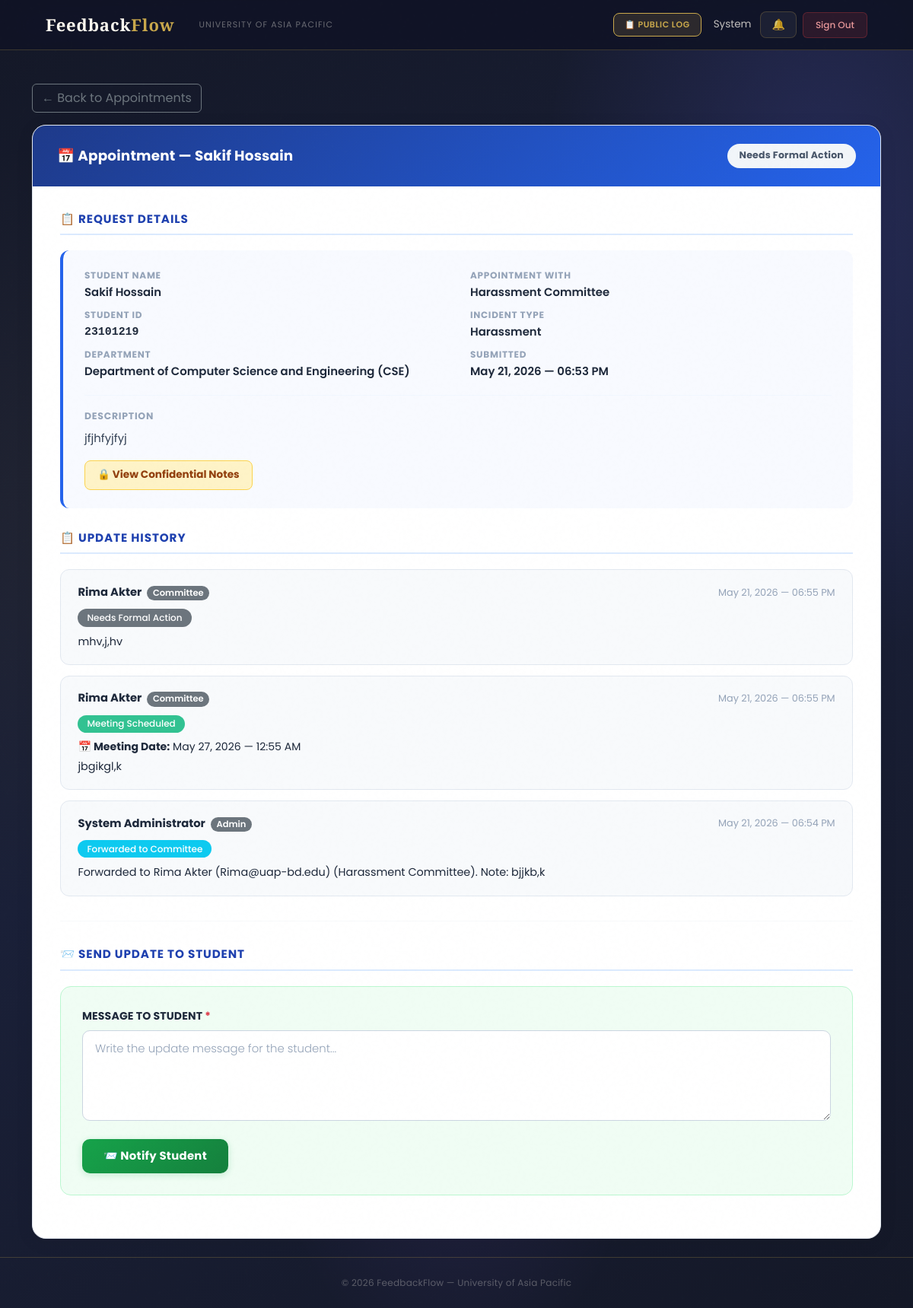
The app's page /dashboard/appointments/7/ (signed in) with its own data.
### users/models.py (models this page shows, shortened)
class User(AbstractBaseUser, PermissionsMixin):
    ROLE_CHOICES = (
        ('Student',   'Student'),
        ('Faculty',   'Faculty'),
        ('HOD',       'Head of Department'),
        ('Staff',     'Staff'),
        ('DAO',       'Dean of Administration Office'),
        ('Admin',     'Administrator'),
        ('Committee', 'Committee Member'),
    )
    DEPARTMENT_CHOICES = (
        ('DBA',          'Department of Business Administration'),
        ('CSE',          'Department of Computer Science and Engineering'),
        ('CE',           'Department of Civil Engineering'),
        ('EEE',          'Department of Electrical and Electronic Engineering'),
        ('Pharmacy',     'Department of Pharmacy'),
        ('Law',          'Department of Law and Human Rights'),
        ('English',      'Department of English'),
        ('Architecture', 'Department of Architecture'),
    )
    COMMITTEE_TYPE_CHOICES = (
        ('Harassment Committee', 'Harassment Committee'),
        ('Proctorial Committee', 'Proctorial Committee'),
    )
    email          = models.EmailField(unique=True, max_length=255)
    full_name      = models.CharField(max_length=150)
    role           = models.CharField(max_length=20, choices=ROLE_CHOICES)
    department     = models.CharField(max_length=100, choices=DEPARTMENT_CHOICES, null=True, blank=True)
    student_id     = models.CharField(max_length=50, unique=True, null=True, blank=True)
    committee_type = models.CharField(max_length=50, choices=COMMITTEE_TYPE_CHOICES, null=True, blank=True)
    is_active      = models.BooleanField(default=True)
    is_staff       = models.BooleanField(default=False)
    created_at     = models.DateTimeField(auto_now_add=True)
    updated_at     = models.DateTimeField(auto_now=True)
    USERNAME_FIELD  = 'email'
    REQUIRED_FIELDS = ['full_name']
    objects = UserManager()
    class Meta:
        verbose_name        = 'User'
        verbose_name_plural = 'Users'
        ordering            = ['-created_at']
    def get_short_name(self):
        return self.full_name.split()[0] if self.full_name else self.email

class Appointment(models.Model):
    STATUS_CHOICES = [
        ('Pending',                'Pending'),
        ('Forwarded to Committee', 'Forwarded to Committee'),
        ('Meeting Scheduled',      'Meeting Scheduled'),
        ('Rejected by Committee',  'Rejected by Committee'),
        ('Resolved Informally',    'Resolved Informally'),    # NEW
        ('Needs Formal Action',    'Needs Formal Action'),    # NEW
        ('Closed',                 'Closed'),
    ]
    OUTCOME_CHOICES = [
        ('Pending',             'Pending — No outcome yet'),
        ('Resolved Informally', 'Resolved Informally — Case closed'),
        ('Needs Formal Action', 'Needs Formal Action — Student should file complaint'),
    ]
    DEPARTMENT_CHOICES = (
        ('DBA',          'Department of Business Administration (DBA)'),
        ('CSE',          'Department of Computer Science and Engineering (CSE)'),
        ('CE',           'Department of Civil Engineering (CE)'),
        ('EEE',          'Department of Electrical and Electronic Engineering (EEE)'),
        ('Pharmacy',     'Department of Pharmacy'),
        ('Law',          'Department of Law and Human Rights'),
        ('English',      'Department of English'),
        ('Architecture', 'Department of Architecture'),
    )
    COMMITTEE_CHOICES = [
        ('Harassment Committee', 'Harassment Committee'),
        ('Proctorial Committee', 'Proctorial Committee'),
    ]
    INCIDENT_TYPE_CHOICES = [
        ('Harassment',      'Harassment'),
        ('Bullying',        'Bullying'),
        ('Discrimination',  'Discrimination'),
        ('Faculty Misconduct', 'Faculty Misconduct'),
        ('Mental Pressure', 'Mental Pressure'),
        ('Abuse',           'Abuse'),
        ('Other',           'Other'),
    ]
    student          = models.ForeignKey('User', on_delete=models.CASCADE, related_name='appointments')
    name             = models.CharField(max_length=100)
    roll_number      = models.CharField(max_length=20)
    appointment_with = models.CharField(max_length=50, choices=COMMITTEE_CHOICES, default='Harassment Committee')
    department       = models.CharField(max_length=100, choices=DEPARTMENT_CHOICES)
    incident_type    = models.CharField(max_length=50, choices=INCIDENT_TYPE_CHOICES, default='Other')
    description      = models.TextField()
    meeting_location = models.CharField(max_length=200, blank=True, null=True,
        help_text='e.g. Room 204, Admin Block / Google Meet link')
    outcome          = models.CharField(max_length=30, choices=OUTCOME_CHOICES, default='Pending')
    converted_to_complaint = models.ForeignKey(
        'complaints.Complaint',
        on_delete=models.SET_NULL,
        null=True, blank=True,
        related_name='from_appointment'
    )
    TYPE_CHOICES = [
        ('Appointment', 'Appointment'),
        ('Direct Complaint', 'Direct Complaint'),
    ]
    type = models.CharField(
        max_length=20,
        choices=TYPE_CHOICES,
        default='Appointment'
    )
    status     = models.CharField(max_length=50, choices=STATUS_CHOICES, default='Pending')
    created_at = models.DateTimeField(auto_now_add=True)
    class Meta:
        ordering            = ['-created_at']
        verbose_name        = 'Appointment'
        verbose_name_plural = 'Appointments'

class AppointmentUpdate(models.Model):
    STATUS_CHOICES = [
        ('Pending',                'Pending'),
        ('Forwarded to Committee', 'Forwarded to Committee'),
        ('Meeting Scheduled',      'Meeting Scheduled'),
        ('Rejected by Committee',  'Rejected by Committee'),
        ('Resolved Informally',    'Resolved Informally'),
        ('Needs Formal Action',    'Needs Formal Action'),
        ('Closed',                 'Closed'),
    ]
    appointment  = models.ForeignKey('Appointment', on_delete=models.CASCADE, related_name='updates')
    updated_by   = models.ForeignKey('User', on_delete=models.CASCADE, related_name='appointment_updates')
    message      = models.TextField()
    meeting_date = models.DateTimeField(null=True, blank=True)
    status       = models.CharField(max_length=50, choices=STATUS_CHOICES, null=True, blank=True)
    created_at   = models.DateTimeField(auto_now_add=True)
    class Meta:
        ordering = ['-created_at']

### users/views.py (the view, shortened to what this page needs)
# urls.py: path('dashboard/appointments/<int:appointment_id>/',   views.admin_appointment_detail,     name='admin_appointment_detail'),
@login_required
def admin_appointment_detail(request, appointment_id):
    if request.user.role != 'Admin':
        messages.error(request, 'Access denied.')
        return redirect('login')
    from .forms import AdminForwardForm, AdminStudentUpdateForm
    from .models import AppointmentUpdate
    appointment  = get_object_or_404(Appointment, id=appointment_id)
    updates      = AppointmentUpdate.objects.filter(appointment=appointment)
    forward_form = AdminForwardForm(committee_type=appointment.appointment_with)
    student_form = AdminStudentUpdateForm()
    context = {
        'appointment':  appointment,
        'updates':      updates,
        'forward_form': forward_form,
        'student_form': student_form,
        'page_title':   'Appointment Detail',
    }
    return render(request, 'users/admin_appointment_detail.html', context)

### users/forms.py
class AdminForwardForm(forms.Form):
    committee_member = forms.ModelChoiceField(
        queryset=None,
        label='Select Committee Member',
        widget=forms.Select(attrs={'class': 'form-select'})
    )
    note = forms.CharField(
        label='Note to Committee',
        widget=forms.Textarea(attrs={
            'class': 'form-control',
            'rows': 3,
            'placeholder': 'Add context or instructions for the committee...'
        })
    )
    def __init__(self, *args, committee_type=None, **kwargs):
        super().__init__(*args, **kwargs)
        if committee_type:
            self.fields['committee_member'].queryset = User.objects.filter(
                role='Committee',
                committee_type=committee_type,
                is_active=True
            )
        else:
            self.fields['committee_member'].queryset = User.objects.filter(
                role='Committee',
                is_active=True
            )

class AdminStudentUpdateForm(forms.Form):
    message = forms.CharField(
        label='Message to Student',
        widget=forms.Textarea(attrs={
            'class': 'form-control',
            'rows': 4,
            'placeholder': 'Write the update message for the student...'
        })
    )

### users/context_processors.py (called while the page is built)
def notifications_count(request):
    if request.user.is_authenticated:
        from users.models import Notification, Announcement
        count = Notification.objects.filter(
            recipient=request.user,
            is_read=False
        ).count()
        active_announcements = []
        for ann in Announcement.objects.filter(is_active=True).order_by('-created_at')[:10]:
            if ann.is_visible_to(request.user):
                active_announcements.append(ann)
            if len(active_announcements) >= 3:
                break
        return {
            'unread_notifications_count': count,
            'active_announcements': active_announcements,
        }
    return {'unread_notifications_count': 0, 'active_announcements': []}

### users/templates/users/admin_appointment_detail.html (shortened to what this page needs)
{% extends 'users/dashboard_base.html' %}
{% block content %}
<div class="container mt-4">
<div class="appt-wrapper">
    <div class="mb-3">
        <a href="{% url 'admin_appointments' %}" class="btn btn-outline-secondary">← Back to Appointments</a>
    </div>
    <div class="appt-card">
        <div class="appt-card-header">
            <h4>📅 Appointment — {{ appointment.name }}</h4>
            <span class="status-pill
                {% if appointment.status == 'Pending' %}pill-pending
                {% elif appointment.status == 'Forwarded to Committee' %}pill-forwarded
                {% elif appointment.status == 'Meeting Scheduled' %}pill-scheduled
                {% elif appointment.status == 'Rejected by Committee' %}pill-rejected
                {% else %}pill-default{% endif %}">
                {{ appointment.status }}
            </span>
        </div>
        <div class="appt-card-body">
            <div class="section-title">📋 Request Details</div>
            <div class="detail-box">
                <div class="meta-grid">
                    <div class="meta-item">
                        <span class="meta-label">Student Name</span>
                        <span class="meta-value">{{ appointment.name }}</span>
                    </div>
                    <div class="meta-item">
                        <span class="meta-label">Appointment With</span>
                        <span class="meta-value">{{ appointment.appointment_with }}</span>
                    </div>
                    <div class="meta-item">
                        <span class="meta-label">Student ID</span>
                        <span class="meta-value" style="font-family:monospace;">{{ appointment.roll_number }}</span>
                    </div>
                    <div class="meta-item">
                        <span class="meta-label">Incident Type</span>
                        <span class="meta-value">{{ appointment.incident_type }}</span>
                    </div>
                    <div class="meta-item">
                        <span class="meta-label">Department</span>
                        <span class="meta-value">{{ appointment.get_department_display }}</span>
                    </div>
                    <div class="meta-item">
                        <span class="meta-label">Submitted</span>
                        <span class="meta-value">{{ appointment.created_at|date:"M d, Y — h:i A" }}</span>
                    </div>
                </div>
                <hr>
                <div class="desc-label">Description</div>
                <div class="desc-text">{{ appointment.description }}</div>
                <a href="{% url 'appointment_notes' appointment.id %}" class="btn-notes">
                    🔒 View Confidential Notes
                </a>
            </div>
            {% if updates %}
            <div class="section-title">📋 Update History</div>
            <div class="mb-4">
                {% for update in updates %}
                <div class="update-item">
                    <div class="update-meta">
                        <span class="update-author">
                            {{ update.updated_by.full_name }}
                            <span class="badge bg-secondary ms-1" style="font-size:0.72rem; font-weight:600;">{{ update.updated_by.role }}</span>
                        </span>
                        <span class="update-time">{{ update.created_at|date:"M d, Y — h:i A" }}</span>
                    </div>
                    {% if update.status %}
                    <span class="badge mb-2
                        {% if update.status == 'Meeting Scheduled' %}bg-success
                        {% elif update.status == 'Rejected by Committee' %}bg-danger
                        {% elif update.status == 'Forwarded to Committee' %}bg-info
                        {% else %}bg-secondary{% endif %}"
                        style="font-size:0.75rem; padding:0.35rem 0.75rem; border-radius:20px;">
                        {{ update.status }}
                    </span>
                    {% endif %}
                    {% if update.meeting_date %}
                    <p class="mb-1" style="font-size:0.88rem; color:#1e293b;"><strong>📅 Meeting Date:</strong> {{ update.meeting_date|date:"M d, Y — h:i A" }}</p>
                    {% endif %}
                    <p class="update-message">{{ update.message }}</p>
                </div>
                {% endfor %}
            </div>
            {% endif %}
            <hr class="section-divider">
            <div class="section-title">📨 Send Update to Student</div>
            <div class="form-section green-section">
                <form method="post">
                    <div class="mb-4">
                        <label class="form-label">Message to Student <span class="text-danger">*</span></label>
                        {{ student_form.message }}
                    </div>
                    <button type="submit" class="btn-notify">📨 Notify Student</button>
                </form>
            </div>
        </div>
    </div>
</div>
</div>
{% endblock %}

### users/templates/users/base.html (shortened to what this page needs)
<!DOCTYPE html>
<html lang="en">
<head>
    <link href="https://cdn.jsdelivr.net/npm/bootstrap@5.3.0/dist/css/bootstrap.min.css" rel="stylesheet">
</head>
<body>
    <nav class="navbar navbar-expand-lg">
        <div class="container-fluid d-flex align-items-center gap-3">
            <a class="navbar-brand" href="/">Feedback<em>Flow</em></a>
            <span class="navbar-text d-none d-md-inline">University of Asia Pacific</span>
            {% if user.is_authenticated %}
            <div class="ms-auto d-flex align-items-center gap-2">
                <a href="{% url 'public_log' %}" class="btn-bell"
                    style="font-size:11px; font-weight:600; text-transform:uppercase; letter-spacing:0.05em; background:rgba(201,168,76,.15); color:var(--gold) !important; border-color:var(--gold) !important;">
                    📋 Public Log
                </a>
                <span class="nav-user-info d-none d-md-inline ms-2">{{ user.get_short_name }}</span>
                <a href="{% url 'notifications' %}" class="btn-bell ms-1">
                    🔔
                </a>
                <a href="{% url 'logout' %}" class="btn-logout">Sign Out</a>
            </div>
            {% endif %}
        </div>
    </nav>
    <main>
        {% block content %}{% endblock %}
    </main>
    <footer>
        <p>© 2026 FeedbackFlow — University of Asia Pacific</p>
    </footer>
</body>
</html>

### records on screen
User: get_short_name "System"
Appointment: name "Sakif Hossain", status "Needs Formal Action", appointment_with "Harassment Committee", roll_number "23101219", incident_type "Harassment", department "Department of Computer Science and Engineering (CSE)", created_at "May 21, 2026 — 06:53 PM", description "jfjhfyjfyj"
AppointmentUpdate: updated_by.full_name "Rima Akter", updated_by.role "Committee", created_at "May 21, 2026 — 06:55 PM", status "Needs Formal Action", message "mhv,j,hv"
AppointmentUpdate: updated_by.full_name "Rima Akter", updated_by.role "Committee", created_at "May 21, 2026 — 06:55 PM", status "Meeting Scheduled", meeting_date "May 27, 2026 — 12:55 AM", message "jbgikgl,k"
AppointmentUpdate: updated_by.full_name "System Administrator", updated_by.role "Admin", created_at "May 21, 2026 — 06:54 PM", status "Forwarded to Committee", message "Forwarded to Rima Akter (Rima@uap-bd.edu) (Harassment Committee). Note: bjjkb,k"
